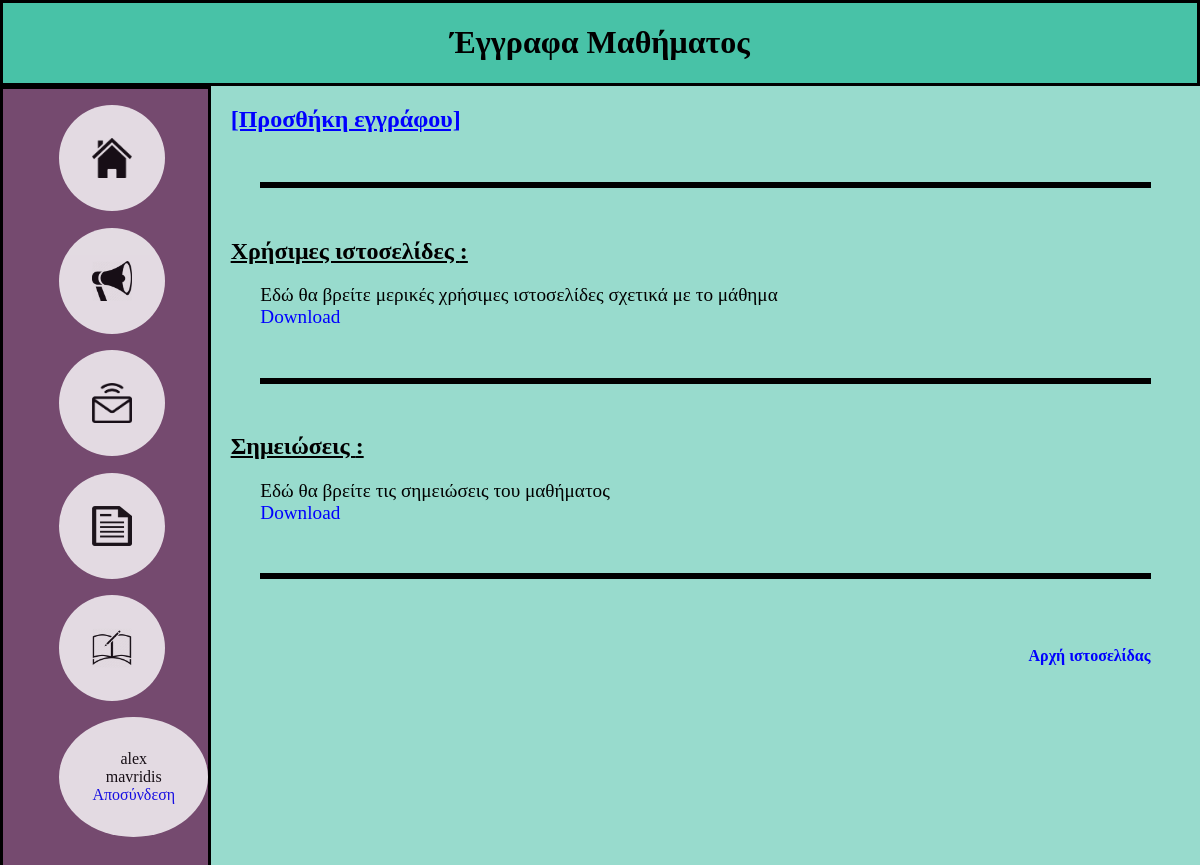
/documents.php (signed in), run on the app's committed database.
### tables this page shows
CREATE TABLE `documents` (
  `id` int(11) NOT NULL,
  `title` varchar(100) NOT NULL,
  `description` varchar(100) NOT NULL,
  `file_path` varchar(100) NOT NULL
);

### documents.php (the view, shortened to what this page needs)
<?php
require_once('dp_connection.php');
?>
<!DOCTYPE html>
<html>
  <head>
    <link rel="stylesheet" href="StyleSheet.css" />
  </head>
  <body>
    <header><h1>Έγγραφα Μαθήματος</h1></header>
    <div class="contex">
      <ul class="navigation_bar">
          <li class="navigation_bar_item">
            <a href="index.php"><img src="./images/home.png" title="Home-page" alt="Home-page button" width="40" height="40" /></a>
          </li>
          <li class="navigation_bar_item">
            <a href="announcement.php"><img src="./images/announcement.png" title="Announcement" alt="announcement button" width="40" height="40" /></a>
          </li>
          <li class="navigation_bar_item">
            <a href="communication.php"><img src="./images/communication.png" title="Communication" alt="communication button" width="40" height="40" /></a>
          </li>
          <li class="navigation_bar_item">
            <a href="documents.php"><img src="./images/documents.png" title="Documents" alt="documents button" width="40" height="40" /></a>
          </li>
          <li class="navigation_bar_item">
            <a href="homework.php"><img src="./images/homework.png" title="Homework" alt="homework button" width="40" height="40" /></a>
          </li>
          <li class="navigation_bar_item">
            <?php echo $_SESSION['name']." ".$_SESSION['surname']?>
            <br>
            <a href="./login/logout.php">Αποσύνδεση</a>
          </li>
      </ul>
      <main>
        <?php
            try {
                $stmt = $conn->prepare("SELECT * FROM documents");
                $stmt->execute();
                if($_SESSION['role']==='Tutor'){
                  echo'<a href=./documents_extra\add_document.html><h2>[Προσθήκη εγγράφου]</h2></a>';
                  echo '<hr>';
                }
                while ($row = $stmt->fetch(PDO::FETCH_ASSOC)) {
                  echo '<div>';
                  echo '<h2>  ' . htmlspecialchars($row['title']) . ' :</h2>';
                  echo '<p>';
                  echo htmlspecialchars($row['description']);
                  echo '<br>';
                  echo '<a href="./documents_extra/download_document.php?document_id=' . $row['id'] . '">Download</a>';
                  echo '</p>';
                  echo '</div>';
                  echo '<hr>';
                }
              } catch (PDOException $e) {
              echo "Error: " . $e->getMessage();
              }
          ?>
        <div class="to_the_top">
          <br>
          <a href="#"><b>Αρχή ιστοσελίδας</b></a>
        </div>
      </main>
    </div>
  </body>
</html>

### StyleSheet.css (style rules this page uses)
html { scroll-behavior: smooth; }
body { margin: 0%; min-height: 100vh; }
header { margin: 20; text-align: center; background-color: rgb(72, 194, 167); border-style:solid; }
a:link,a:visited { text-decoration: none; color: blue; }
h2 { margin: 2%; text-decoration:underline; }
ul { list-style-type: none; }
.contex { min-height: 100vh; margin: 0%; display:flex; }
.navigation_bar { flex: 1; margin: 0%; background-color: rgb(117, 74, 111); border-style: solid; }
.navigation_bar_item { margin: 10%; padding: 20%; text-align: center; width:fit-content; font-family: cursive; background-color: white; opacity: 0.8; border-radius: 70%; }
main { flex: 6; text-align: left; background-color: rgb(152, 219, 205); }
p { margin-left: 5%; margin-right: 5%; font-family:serif; font-size:larger; }
img { display: block; margin-left: auto; margin-right: auto; }
.to_the_top { margin: 5%; text-align:end; }
hr { border: solid; margin: 5%; }

### data on the page
documents: title "Χρήσιμες ιστοσελίδες", description "Εδώ θα βρείτε μερικές χρήσιμες ιστοσελίδες σχετικά με το μάθημα"
documents: title "Σημειώσεις", description "Εδώ θα βρείτε τις σημειώσεις του μαθήματος"

### other printed values
$_SESSION['name'] "alex"
$_SESSION['surname'] "mavridis"
